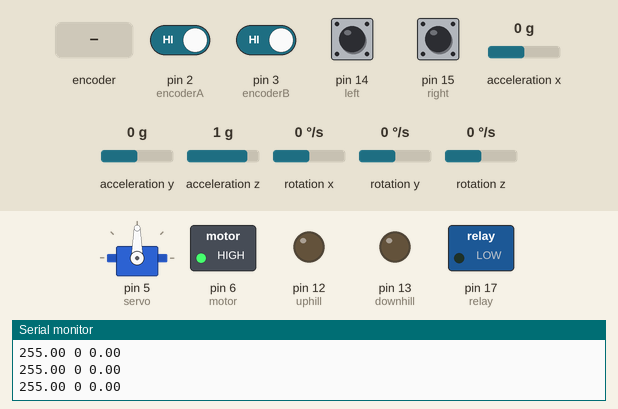
This sketch was run on a simulated Arduino Uno, built with avr-gcc and run on an emulated ATmega328P. Shown: servo, switched loads named in the sketch (green lamp = pin HIGH), output pins drawn as LEDs (lit = HIGH), the last lines printed to the serial monitor. Dashed ring = blinking. The test bench sets the inputs (shaded band); at power-on: pin 2 (encoderA), pin 3 (encoderB), pin 14 (left), pin 15 (right) HIGH, acceleration x 0 g, acceleration y 0 g, acceleration z 1 g, rotation x 0 °/s, rotation y 0 °/s, rotation z 0 °/s.

Above: at 2.2 s.
2.3 s: rotary encoder on pin 2 (encoderA) / pin 3 (encoderB) turned 3 steps (first pin leading)
At 2.45 s:
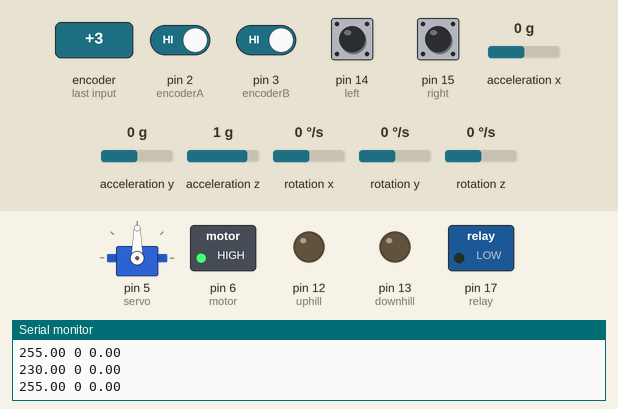
5.3 s: pin 14 (left) pulled LOW for 0.15 s
At 5.38 s:
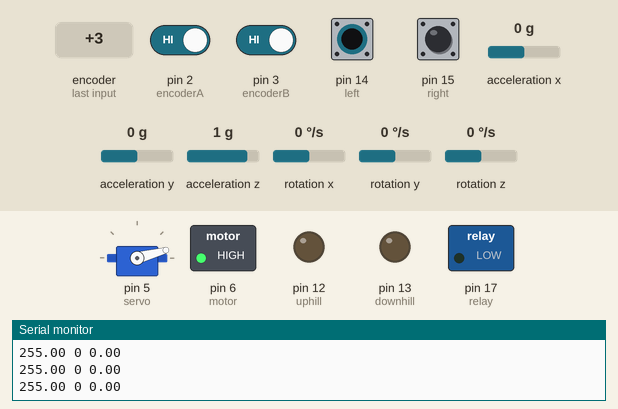
6.9 s: acceleration x set to -0.2 g
8.4 s: acceleration x set to -0.5 g
At 8.8 s:
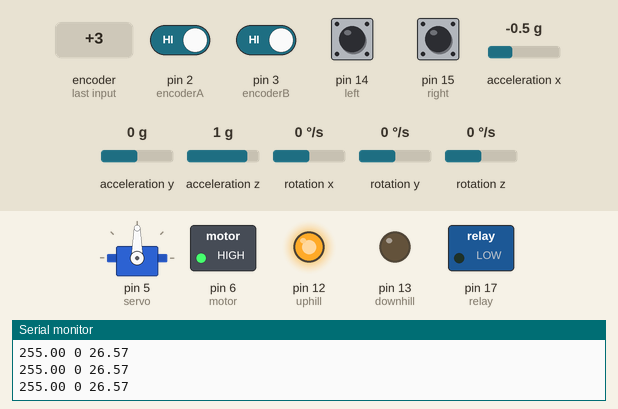
9.9 s: pin 15 (right) pulled LOW for 0.15 s
At 9.98 s:
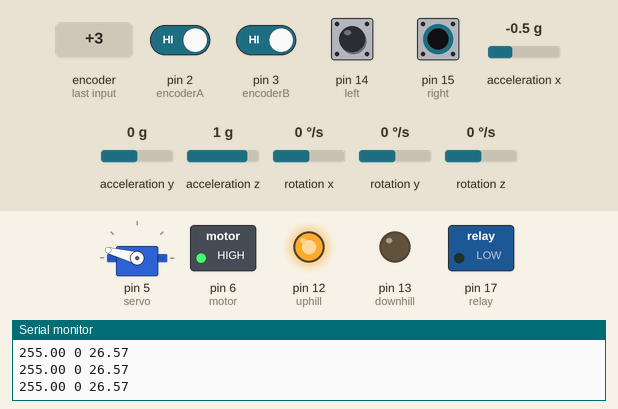
11.5 s: pin 14 (left) pulled LOW for 1 s
At 11.9 s:
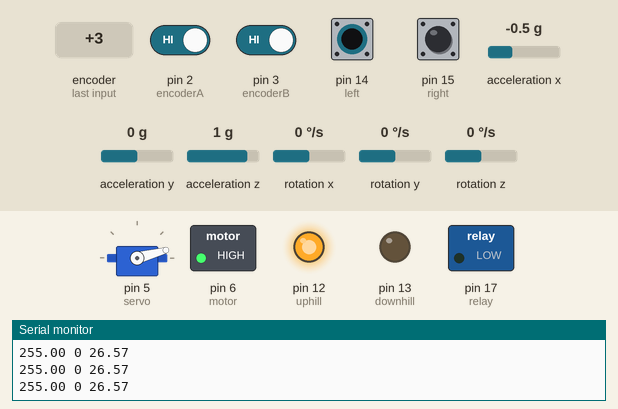
Timing chart, 0 to 14.5 s (numbered marks = the images above; inputs shaded):
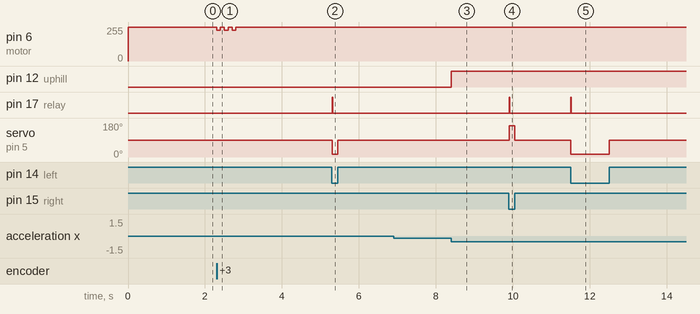

Measured:
- the behaviour switches between -0.3 and -0.4 g on acceleration x (found by bisection; images 2 and 3)
- after the input at 2.3 s, pin 6 (motor): alternates 255/255 for 0.10 s and 230/255 for 0.10 s, 6 changes in all, then stays 255/255, starting at once
- after the input at 5.3 s, pin 17 (relay): LOW → HIGH at once, → LOW 0.02 s later; servo on pin 5 (servo): 90° → 15° at once, → 90° 0.15 s later
- after the input at 8.4 s, pin 12 (uphill): LOW → HIGH at once
- after the input at 9.9 s, pin 17 (relay): LOW → HIGH at once, → LOW 0.02 s later; servo on pin 5 (servo): 90° → 165° at once, → 90° 0.15 s later
- after the input at 11.5 s, pin 17 (relay): LOW → HIGH at once, → LOW 0.02 s later; servo on pin 5 (servo): 90° → 15° at once, → 90° 1.0 s later

The sketch:

BAOver3.ino
```cpp
/* 배선표

  arduino - Serial Switch Relay
   (A3)17 - Signal

  arduino - blutooth
       10 - Tx
       11 - Rx

  arduino - encoder
        2 - A
        3 - B

  arduino - MPU6050
  (A4)SDA - SDA
  (A5)SCL - SCL

  arduino - motor
        6 - 1

  arduino - servo
        5 - Signal

  arduino - button
   (A0)14 - left
   (A1)15 - right

  arduino - LED
       12 - uphill LED
       13 - downhill LED
*/

#define uphill 12
#define downhill 13

#include <Servo.h>
Servo myServo;
#define left 14
#define right 15
#define servo 5
void setDirection();

// encoder 속도 측정 관련 변수 & 함수
#define encoderA 2
#define encoderB 3
double spd = 0;
volatile byte cnt = 0;
void encoderCount();
void encoderSpeed();
void printState();
// motor 구동
#define motor 6

#include <TaskScheduler.h>
Scheduler ts;
// 폴링(polling) 방식으로 encoder의 회전을 감지.
// 인터럽트(interrupt) 방식의 경우, 디바운싱을 방지하는 방법을 강구해야함.
// 카운터는 시작부터 활성화한다.
Task encoderC(0, TASK_FOREVER, encoderCount, &ts, true);
// encoder를 통해 회전 속도를 측정하고, 측정 결과를 출력한다.
// 속도는 카운트가 쌓인 약 500ms 이후부터 계산한다.
Task encoderS(100, TASK_FOREVER, encoderSpeed, &ts, false);
Task printS(100, TASK_FOREVER, printState, &ts, true);
// 버튼 입력에 따라 서보모터를 돌려, 방향을 정한다.
Task steering(10, TASK_FOREVER, setDirection, &ts, true);

#include <SoftwareSerial.h>
SoftwareSerial bluetooth(10, 11);

#define relay 17
void sendBluetooth(String s);

// 추후 개발 예정.
#include <MPU6050_light.h>
MPU6050 mpu(Wire);

void setup() {
  // 디버깅용 시리얼 포트
  Serial.begin(9600);
  // 블루투스 시리얼 포트
  bluetooth.begin(9600);

  pinMode(relay, OUTPUT);
  digitalWrite(relay, LOW);

  pinMode(motor, OUTPUT);
  digitalWrite(motor, HIGH);

  pinMode(left, INPUT_PULLUP);
  pinMode(right, INPUT_PULLUP);
  myServo.attach(servo);
  myServo.write(90);

  pinMode(uphill, OUTPUT);
  pinMode(downhill, OUTPUT);

  pinMode(encoderA, INPUT_PULLUP);
  pinMode(encoderB, INPUT_PULLUP);
  //attachInterrupt(digitalPinToInterrupt(encoderA), encoderCount, FALLING);
  // 속도는 카운트가 쌓인 약 500ms 이후부터 계산한다.
  encoderS.enableDelayed(500);
  Wire.begin();
  mpu.begin();
  mpu.calcOffsets();
}

void loop() {
  ts.execute();
}

void setDirection() {
  static bool prevPush = false;
  int L = digitalRead(left);
  int R = digitalRead(right);
  if (L == R) {
    myServo.write(90);
  }
  else if (L) {
    myServo.write(165);
    if(prevPush){
      sendBluetooth("right");
      prevPush = false;
    }
  }
  else {
    myServo.write(15);
    if(!prevPush){
      sendBluetooth("left");
      prevPush = true;
    }
  }
}

void sendBluetooth(String s){
  digitalWrite(relay, HIGH);
  delayMicroseconds(10000);
  bluetooth.println("#" + s + "#");
  digitalWrite(relay, LOW);
}

void printState() {
  Serial.print(spd);
  Serial.print(" ");
  Serial.print(cnt);
  Serial.print(" ");
  Serial.print(mpu.getAngleY());
  Serial.println();
}
void encoderCount() {
  // Task Scheduler code
  static bool prevA = true;
  bool A = digitalRead( encoderA );
  bool B = digitalRead( encoderB );
  // A의 falling edge일 때, B가 HIGH이면 카운트한다.
  if ( prevA && !A && B ) {
    cnt++;
  }
  prevA = A;
  // interrupt code
  //  static unsigned long prevTime = 0;
  //  unsigned long Time = millis();
  //  // 디바운싱 억제용 코드였지만, 효용이 없었다.
  //  if ( digitalRead(encoderB) && prevTime + 3 <= Time ) {
  //    cnt++;
  //    prevTime = Time;
  //  }
}

void encoderSpeed() {
  static unsigned long prevTime = 0;
  unsigned long Time = millis();
  // 시간당 회전 각도를 계산.
  // 한 카운트 당 15도 이며,
  // 시간 단위가 millisecond이므로 1000을 곱함.
  spd = (double)cnt * 1000 * 15 / (Time - prevTime);

  mpu.update();
  float tilt = mpu.getAngleY();
  if (tilt > 20) {
    spd = spd * 1.5;
    digitalWrite(uphill, HIGH);
    digitalWrite(downhill, LOW);
  }
  else if (tilt > -20) {
    digitalWrite(uphill, LOW);
    digitalWrite(downhill, LOW);
  }
  else {
    spd = spd * 0.5;
    digitalWrite(uphill, LOW);
    digitalWrite(downhill, HIGH);
  }

  spd = map((long)spd, 0, 1500, 255, 0);
  if (spd > 255) {
    spd = 255;
  }
  else if (spd < 0) {
    spd = 0;
  }
  analogWrite(motor, spd);

  //printState();
  cnt = 0;
  prevTime = Time;
}
```
